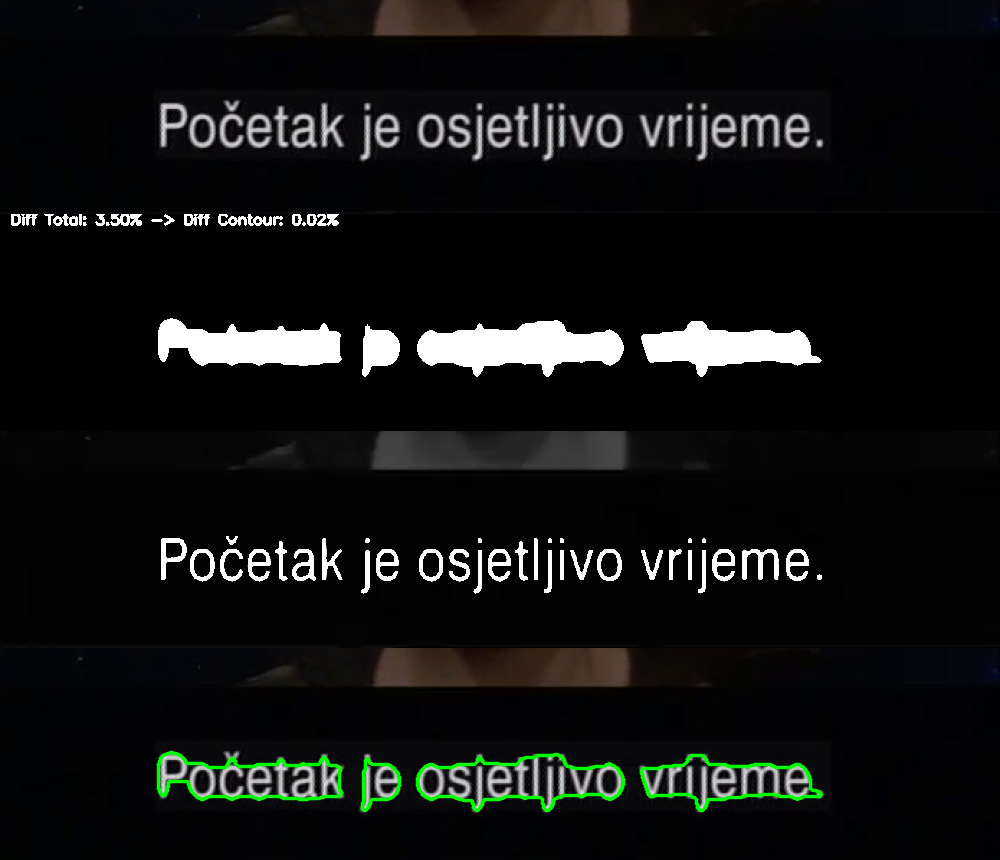
#> input picture pySubtitles.jpg, 1000 x 860 px, given in place of test.mp4, which was not available
$ python test_image_operations.py
#> lines starting #> are read from the running program, lines starting #| are printed output that depends on the picture; after the words box and inside, x2 and y2 are one past the last pixel; in counts of white or black regions, pixels touching at a corner belong together; pictures that were not available may be replaced by others from this repository, and a replacement may not be noted
import cv2
import numpy as np
import pytesseract
import os
import imutils
import time
import sys
import argparse
from subprocess import PIPE, Popen
from imutils import contours
from scipy.linalg import norm
from scipy import sum, average
from PIL import Image
from termcolor import colored
from time import sleep
# VARIABLES
TEXT_TOP = 425
TEXT_BOTTOM = 600
TEXT_LEFT = 5
TEXT_RIGHT = 700
SAMPLING_FRAME_COUNT = 60
SCENE_CHANGE_PERCENTAGE = 50
width, height = 450, 82
count = 0
count_sub_start = 0
max_diff = 0
found = False
progress_bar = ""
(x, y, w, h) = (0, 0, 0, 0)
ar_old = 1
crWidth_old = 1
count_contours = 0


# Functions
def create_blank(width, height):
    """Create new image(numpy array) filled with certain color in RGB"""
    # Create black blank image
    image = np.zeros((height, width), np.uint8)

    # Since OpenCV uses BGR, convert the color first
    # color = tuple(reversed(rgb_color))
    # Fill image with color
    image[:] = 0

    return image


def update_progress(progress, total):
    percents = 100 * (progress / float(total))
    filled_length = int(round(100 * progress / float(total)))
    sys.stdout.write(
        '\r[\033[1;34mINFO\033[0;0m] [\033[0;32m{0}\033[0;0m] Buffering:{1}%'.format('#' * (filled_length / 5),
                                                                                     filled_length))
    if progress == total:
        sys.stdout.write('\n')
    sys.stdout.flush()


def cmdline(command):
    process = Popen(
        args=command,
        stdout=PIPE,
        shell=True
    )
    return process.communicate()[0]


# Start Of Script

cap = cv2.VideoCapture('test.mp4')
ret, current_frame = cap.read()
#> current_frame is the input picture: shape (860, 1000, 3); mean B, G, R 17.8, 18.4, 17.3
previous_frame = current_frame
height_frame, width_frame = current_frame.shape[:2]
#> height_frame = 860; width_frame = 1000
window_pos_x = width_frame
#> window_pos_x = 1000
window_pos_y = height_frame
#> window_pos_y = 860

# Init ROI_OLD Variable
roi_old = create_blank(width, height)
dst = create_blank(width, height)

# Play Video File
while (cap.isOpened()):
    if not ret:
        break
    # As subtitles are mostly fixed in position to reduce processing of Images we crop out the area where Subtitles should be
    cropped_current = current_frame[TEXT_TOP:TEXT_BOTTOM, TEXT_LEFT:TEXT_RIGHT]
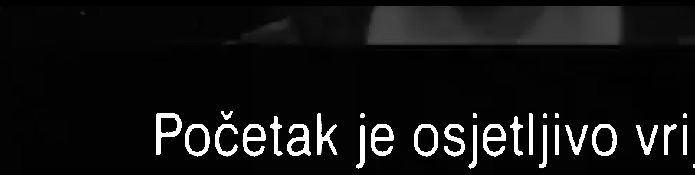
#> cropped_current: shape (175, 695, 3); min 0, max 255, mean 19.9
    cropper_previous = previous_frame[TEXT_TOP:TEXT_BOTTOM, TEXT_LEFT:TEXT_RIGHT]
    current_frame_gray = cv2.cvtColor(cropped_current, cv2.COLOR_BGR2GRAY)
    previous_frame_gray = cv2.cvtColor(cropper_previous, cv2.COLOR_BGR2GRAY)

    # Extract Subtitle Area from Cropped Image
    roi = cropped_current

    current_height, current_width = current_frame_gray.shape[:2]
#> current_height = 175; current_width = 695

    image_data = np.asarray(current_frame_gray)
    old_image_data = np.asarray(previous_frame_gray)

    image_data2 = cv2.inRange(image_data, (150), (255))
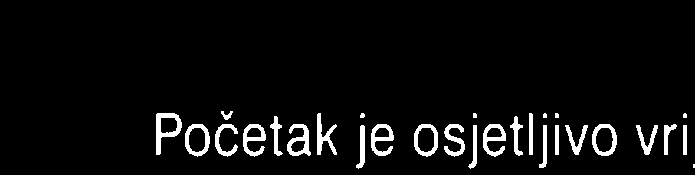
#> image_data2: shape (175, 695); 5% white; 29 white regions (5 under 20 px), largest, box (x1, y1, x2, y2) and area: (156, 113, 182, 155) 444, (287, 124, 311, 156) 378, (371, 124, 394, 156) 361
    old_image_data2 = cv2.inRange(image_data, (150), (255))

    dst = cv2.addWeighted(image_data2, 0.3, old_image_data2, 0.7, 0)

    mse_diff = np.concatenate((image_data2, dst, old_image_data2), axis=0)
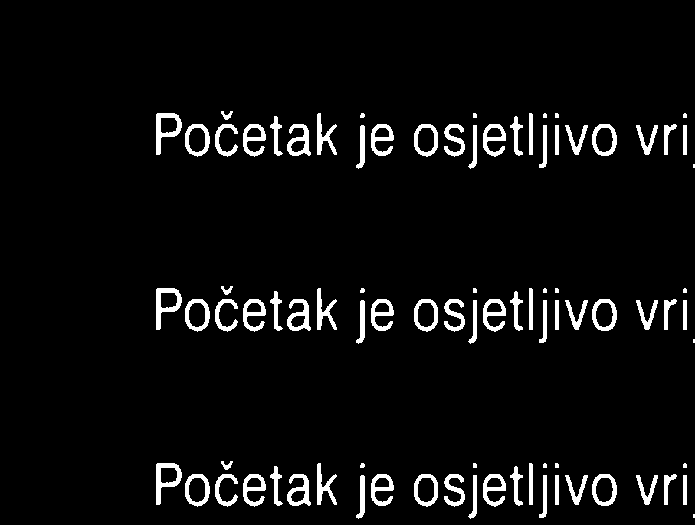
#> mse_diff: shape (525, 695); 5% white; 87 white regions (15 under 20 px), largest, box (x1, y1, x2, y2) and area: (156, 113, 182, 155) 444, (156, 288, 182, 330) 444, (156, 463, 182, 505) 444
    cv2.imshow("Pixels", mse_diff)

    # dst = create_blank(current_width, current_height)

    # Resize ROI old to proper dimensions as konvolutions eat up pixels
    # roi_old = cv2.resize(roi_old,(current_width, current_height), interpolation = cv2.INTER_LINEAR)

    # Save current frame to old so it can be used in next iteration to detect changes
    # roi_old = dst

    # Show non edited Video feed
    cv2.putText(current_frame, "Frame:" + str(count), (10, 50), cv2.FONT_HERSHEY_SIMPLEX, 1, 255)
    cv2.imshow('Movie', current_frame)
    # cv2.moveWindow('Movie', 0, 0)

    # Increase Frame counter
    count = count + 1
    sleep(40/1000)

    # Wait q key to quit
    if cv2.waitKey(1) & 0xFF == ord('q'):
#> (key q is pressed here)
        break

    if count % 5 == 0:
        previous_frame = current_frame.copy()
    ret, current_frame = cap.read()

cap.release()
sys.exit(0)
#> (the program exits here)
